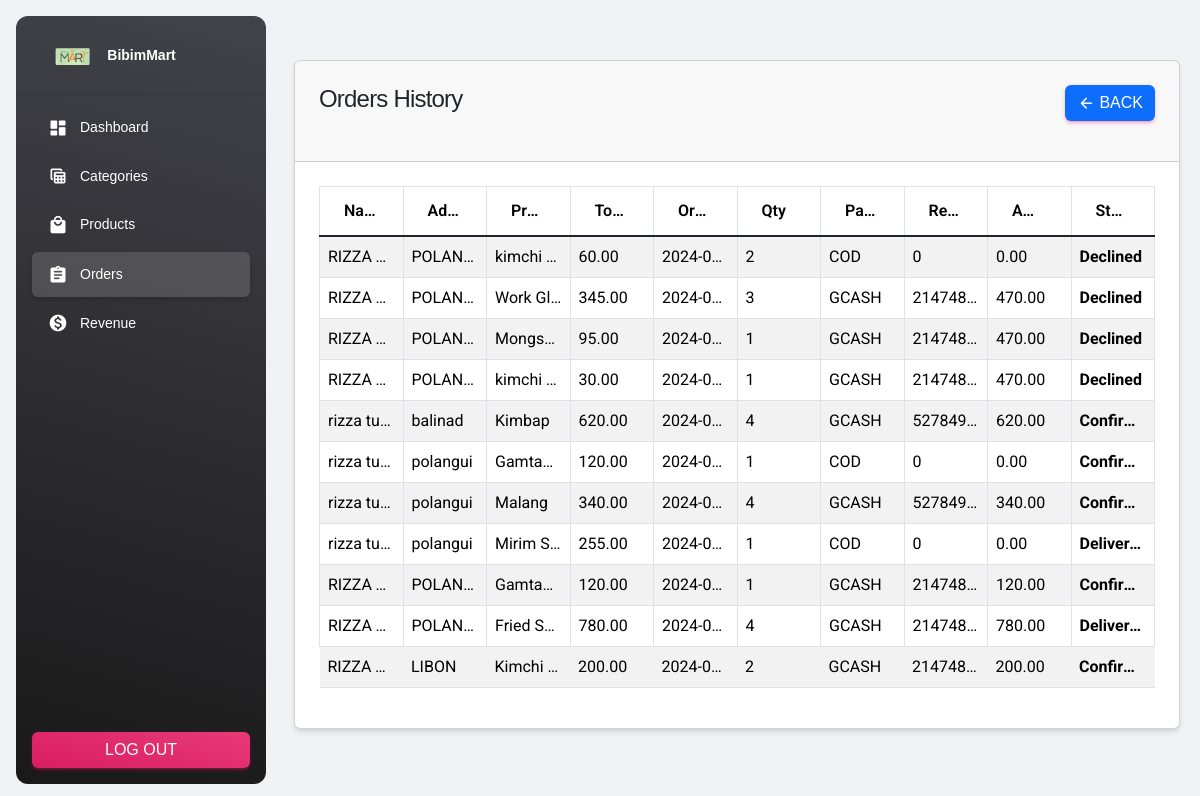
The app's page /admin/orders_history.php with its own data.
### tables this page shows
CREATE TABLE `orders` (
  `order_id` int(11) NOT NULL,
  `order_ref_number` varchar(255) NOT NULL,
  `customer_id` int(11) NOT NULL,
  `product_id` int(11) NOT NULL,
  `order_date` timestamp NOT NULL DEFAULT current_timestamp(),
  `shipper_id` int(11) NOT NULL,
  `product_cat_id` int(11) NOT NULL,
  `qty` int(11) NOT NULL,
  `payment_method` varchar(50) NOT NULL,
  `gcash_acc_name` varchar(255) NOT NULL,
  `gcash_acc_num` int(11) NOT NULL,
  `gcash_ref_num` int(11) NOT NULL,
  `secondary_receiver` varchar(50) NOT NULL,
  `secondary_address` varchar(255) NOT NULL,
  `gcash_amt_sent` int(15) NOT NULL,
  `total_amt_to_pay` int(11) NOT NULL,
  `order_phase` varchar(1) NOT NULL DEFAULT '1' COMMENT '1 - Cart\r\n2 - Checkout\r\n3 - Pending\r\n4 - Confirmed\r\n5 - Delivered\r\n6 - Shipped\r\n0 - Cancelled'
);

### admin/orders_history.php (the view, shortened to what this page needs)
<?php
include('includes/header.php');
$conn = connection();
$sql = "SELECT
            orders.order_id,
            orders.secondary_receiver,
            orders.secondary_address AS address,
            GROUP_CONCAT(products.product_name SEPARATOR ', ') AS products,
            SUM(products.product_price * orders.qty) AS total_price,
            orders.order_date,
            orders.qty,
            orders.payment_method,
            orders.gcash_ref_num,
            orders.gcash_amt_sent,
            CASE
                WHEN orders.order_phase = '3' THEN 'Declined'
                WHEN orders.order_phase = '4' THEN 'Confirmed'
                WHEN orders.order_phase = '5' THEN 'Delivered'
                ELSE 'Pending'
            END AS status
        FROM orders
        JOIN users ON orders.customer_id = users.customer_id
        JOIN products ON orders.product_id = products.product_id
        WHERE orders.order_phase IN ('3', '4', '5')
        GROUP BY orders.order_id, orders.secondary_receiver, orders.secondary_address, orders.order_date, orders.qty, orders.payment_method, orders.gcash_ref_num, orders.gcash_amt_sent";
$result = mysqli_query($conn, $sql);
if ($result === false) {
    echo "Error executing query: " . mysqli_error($conn);
    $orders = [];
} else {
    if (mysqli_num_rows($result) > 0) {
        $orders = mysqli_fetch_all($result, MYSQLI_ASSOC);
    } else {
        $orders = [];
    }
}
?>
<!DOCTYPE html>
<html lang="en">
<head>
    <link rel="stylesheet" href="../css/bootstrap.css">
</head>
<body>
<div class="container">
    <div class="row mt-3">
        <div class="col-md-12">
            <div class="card">
                <div class="card-header">
                    <h4>Orders History
                    <a href="orders.php" class="btn btn-primary float-end"><i class="material-icons">arrow_back</i> Back</a>
                    </h4>
                </div>
                <div class="card-body" id="products_table">
                    <table class="table table-bordered table-striped">
                        <thead>
                            <tr>
                                <th>Name</th>
                                <th>Address</th>
                                <th>Products</th>
                                <th>Total Price</th>
                                <th>Order Date</th>
                                <th>Qty</th>
                                <th>Pay Method</th>
                                <th>Reference No.</th>
                                <th>Amount Sent</th>
                                <th>Status</th>
                            </tr>
                        </thead>
                        <tbody>
                            <?php foreach ($orders as $order):
                                $statusClass = '';
                                if ($order['status'] == 'Declined') {
                                    $statusClass = 'status-declined';
                                } elseif ($order['status'] == 'Confirmed') {
                                    $statusClass = 'status-confirmed';
                                } elseif ($order['status'] == 'Delivered') {
                                    $statusClass = 'status-delivered';
                                }
                                $paymentMethod = ($order['payment_method'] == '1') ? 'GCASH' : (($order['payment_method'] == '2') ? 'COD' : '');
                            ?>
                                <tr>
                                    <td><?php echo isset($order['secondary_receiver']) ? $order['secondary_receiver'] : ''; ?></td>
                                    <td><?php echo isset($order['address']) ? $order['address'] : ''; ?></td>
                                    <td><?php echo isset($order['products']) ? $order['products'] : ''; ?></td>
                                    <td><?php echo isset($order['total_price']) ? number_format($order['total_price'], 2) : ''; ?></td>
                                    <td><?php echo isset($order['order_date']) ? $order['order_date'] : ''; ?></td>
                                    <td><?php echo isset($order['qty']) ? $order['qty'] : ''; ?></td>
                                    <td><?php echo $paymentMethod; ?></td>
                                    <td><?php echo isset($order['gcash_ref_num']) ? $order['gcash_ref_num'] : ''; ?></td>
                                    <td><?php echo isset($order['gcash_amt_sent']) ? number_format($order['gcash_amt_sent'], 2) : ''; ?></td>
                                    <td class="<?php echo $statusClass; ?>"><?php echo isset($order['status']) ? $order['status'] : ''; ?></td>
                                </tr>
                            <?php endforeach; ?>
                        </tbody>
                    </table>
                </div>
            </div>
        </div>
    </div>
</div>
</body>
</html>

### admin/orders_history.php (style rules this page uses)
body { font-family: Arial, sans-serif; background-color: #f7f7f7; margin: 0; padding: 0; }
.container { padding: 20px; }
.card { margin-bottom: 20px; }
table { width: 100%; border-collapse: collapse; table-layout: fixed; }
table th, table td { padding: 8px; text-align: left; border-bottom: 1px solid #ddd; white-space: nowrap; overflow: hidden; text-overflow: ellipsis; cursor: pointer; }
table th { background-color: #f2f2f2; }
.status-declined { color: red; font-weight: bold; }
.status-confirmed { color: green; font-weight: bold; }
.status-delivered { color: blue; font-weight: bold; }

### records on screen
orders: secondary_receiver "RIZZA…", secondary_address "POLAN…", products "kimchi r…", total_price "60.00", order_date "2024-0…", qty "2", payment_method "COD", gcash_ref_num "0", gcash_amt_sent "0.00", status "Declined"
orders: secondary_receiver "RIZZA…", secondary_address "POLAN…", products "Work Gl…", total_price "345.00", order_date "2024-0…", qty "3", payment_method "GCASH", gcash_ref_num "214748…", gcash_amt_sent "470.00", status "Declined"
orders: secondary_receiver "RIZZA…", secondary_address "POLAN…", products "Mongs…", total_price "95.00", order_date "2024-0…", qty "1", payment_method "GCASH", gcash_ref_num "214748…", gcash_amt_sent "470.00", status "Declined"
orders: secondary_receiver "RIZZA…", secondary_address "POLAN…", products "kimchi r…", total_price "30.00", order_date "2024-0…", qty "1", payment_method "GCASH", gcash_ref_num "214748…", gcash_amt_sent "470.00", status "Declined"
orders: secondary_receiver "rizza tu…", secondary_address "balinad", products "Kimbap", total_price "620.00", order_date "2024-0…", qty "4", payment_method "GCASH", gcash_ref_num "527849…", gcash_amt_sent "620.00", status "Confir…"
orders: secondary_receiver "rizza tu…", secondary_address "polangui", products "Gamtae…", total_price "120.00", order_date "2024-0…", qty "1", payment_method "COD", gcash_ref_num "0", gcash_amt_sent "0.00", status "Confir…"
orders: secondary_receiver "rizza tu…", secondary_address "polangui", products "Malang", total_price "340.00", order_date "2024-0…", qty "4", payment_method "GCASH", gcash_ref_num "527849…", gcash_amt_sent "340.00", status "Confir…"
orders: secondary_receiver "rizza tu…", secondary_address "polangui", products "Mirim S…", total_price "255.00", order_date "2024-0…", qty "1", payment_method "COD", gcash_ref_num "0", gcash_amt_sent "0.00", status "Delivered"
orders: secondary_receiver "RIZZA…", secondary_address "POLAN…", products "Gamtae…", total_price "120.00", order_date "2024-0…", qty "1", payment_method "GCASH", gcash_ref_num "214748…", gcash_amt_sent "120.00", status "Confir…"
orders: secondary_receiver "RIZZA…", secondary_address "POLAN…", products "Fried S…", total_price "780.00", order_date "2024-0…", qty "4", payment_method "GCASH", gcash_ref_num "214748…", gcash_amt_sent "780.00", status "Delivered"
orders: secondary_receiver "RIZZA T…", secondary_address "LIBON", products "Kimchi…", total_price "200.00", order_date "2024-0…", qty "2", payment_method "GCASH", gcash_ref_num "214748…", gcash_amt_sent "200.00", status "Confir…"
